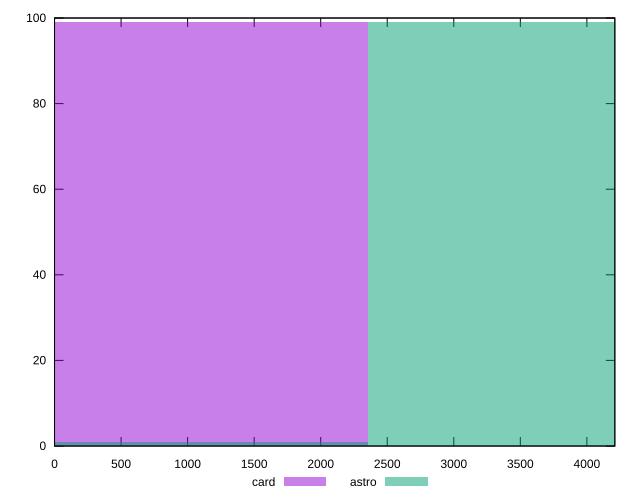

The gnuplot source for this figure:
reset

$card <<EOF
0 99
EOF

$astro <<EOF
4712.416772410605 99
0 1
EOF

set key outside below
set boxwidth 4712.416772410605
set xrange [0:4210]
set yrange [0:100]
set trange [0:100]
set style fill transparent solid 0.5 noborder
set terminal svg size 640, 500 enhanced background rgb 'white'
set output "reports/report_00030_2021-02-24T20-42-31.540Z/unused-javascript/comparison/histogram/2_vs_3.svg"

plot $card title "card" with boxes, \
     $astro title "astro" with boxes

reset
